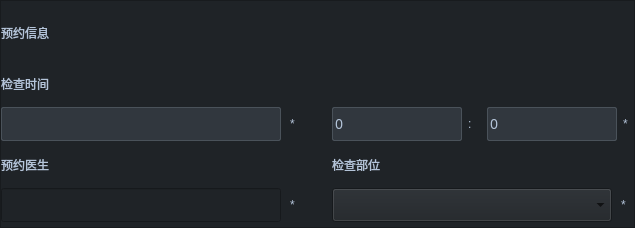
<?xml version="1.0" encoding="UTF-8"?>
<ui version="4.0">
 <class>OrderInfoWidget</class>
 <widget class="QFrame" name="OrderInfoWidget">
  <property name="geometry">
   <rect>
    <x>0</x>
    <y>0</y>
    <width>635</width>
    <height>228</height>
   </rect>
  </property>
  <property name="minimumSize">
   <size>
    <width>635</width>
    <height>0</height>
   </size>
  </property>
  <property name="maximumSize">
   <size>
    <width>635</width>
    <height>373</height>
   </size>
  </property>
  <property name="windowTitle">
   <string>Frame</string>
  </property>
  <property name="styleSheet">
   <string notr="true">background-color: #1F2327;</string>
  </property>
  <property name="frameShape">
   <enum>QFrame::StyledPanel</enum>
  </property>
  <property name="frameShadow">
   <enum>QFrame::Raised</enum>
  </property>
  <layout class="QVBoxLayout" name="verticalLayout">
   <property name="spacing">
    <number>0</number>
   </property>
   <property name="leftMargin">
    <number>0</number>
   </property>
   <property name="topMargin">
    <number>0</number>
   </property>
   <property name="rightMargin">
    <number>0</number>
   </property>
   <property name="bottomMargin">
    <number>0</number>
   </property>
   <item>
    <widget class="QWidget" name="abcWidget" native="true">
     <property name="minimumSize">
      <size>
       <width>0</width>
       <height>60</height>
      </size>
     </property>
     <property name="maximumSize">
      <size>
       <width>16777215</width>
       <height>60</height>
      </size>
     </property>
     <property name="styleSheet">
      <string notr="true"/>
     </property>
     <layout class="QHBoxLayout" name="horizontalLayout_37">
      <property name="spacing">
       <number>0</number>
      </property>
      <property name="leftMargin">
       <number>0</number>
      </property>
      <property name="topMargin">
       <number>0</number>
      </property>
      <property name="rightMargin">
       <number>0</number>
      </property>
      <property name="bottomMargin">
       <number>0</number>
      </property>
      <item>
       <widget class="QLabel" name="MoreInfoLabel_7">
        <property name="styleSheet">
         <string notr="true">QLabel
{
font: 16px &quot;Microsoft YaHei&quot;;
color: #B4C4D9;
}
</string>
        </property>
        <property name="text">
         <string>预约信息</string>
        </property>
       </widget>
      </item>
      <item>
       <spacer name="horizontalSpacer_104">
        <property name="orientation">
         <enum>Qt::Horizontal</enum>
        </property>
        <property name="sizeHint" stdset="0">
         <size>
          <width>40</width>
          <height>20</height>
         </size>
        </property>
       </spacer>
      </item>
     </layout>
    </widget>
   </item>
   <item>
    <layout class="QVBoxLayout" name="allMoreWidget">
     <property name="spacing">
      <number>0</number>
     </property>
     <property name="topMargin">
      <number>0</number>
     </property>
     <property name="bottomMargin">
      <number>0</number>
     </property>
     <item>
      <layout class="QHBoxLayout" name="horizontalLayout_47">
       <property name="spacing">
        <number>31</number>
       </property>
       <property name="leftMargin">
        <number>0</number>
       </property>
       <property name="topMargin">
        <number>0</number>
       </property>
       <property name="bottomMargin">
        <number>0</number>
       </property>
       <item>
        <widget class="QWidget" name="verticalWidget_13" native="true">
         <property name="minimumSize">
          <size>
           <width>300</width>
           <height>80</height>
          </size>
         </property>
         <property name="maximumSize">
          <size>
           <width>300</width>
           <height>80</height>
          </size>
         </property>
         <layout class="QVBoxLayout" name="verticalLayout_17">
          <property name="spacing">
           <number>0</number>
          </property>
          <property name="leftMargin">
           <number>0</number>
          </property>
          <property name="topMargin">
           <number>0</number>
          </property>
          <property name="rightMargin">
           <number>0</number>
          </property>
          <property name="bottomMargin">
           <number>0</number>
          </property>
          <item>
           <layout class="QHBoxLayout" name="horizontalLayout_58">
            <item>
             <widget class="QLabel" name="label_36">
              <property name="minimumSize">
               <size>
                <width>70</width>
                <height>0</height>
               </size>
              </property>
              <property name="maximumSize">
               <size>
                <width>70</width>
                <height>16777215</height>
               </size>
              </property>
              <property name="styleSheet">
               <string notr="true">QLabel
{
font: 16px &quot;Microsoft YaHei&quot;;
color: #B4C4D9;
}
</string>
              </property>
              <property name="text">
               <string>检查时间</string>
              </property>
             </widget>
            </item>
            <item>
             <widget class="QLabel" name="StudyDateWarningLabel">
              <property name="minimumSize">
               <size>
                <width>0</width>
                <height>38</height>
               </size>
              </property>
              <property name="maximumSize">
               <size>
                <width>16777215</width>
                <height>38</height>
               </size>
              </property>
              <property name="styleSheet">
               <string notr="true">QLabel
{
font: 16px &quot;Microsoft YaHei&quot;;
color:rgb(255, 85, 0);
}
</string>
              </property>
              <property name="text">
               <string/>
              </property>
              <property name="alignment">
               <set>Qt::AlignLeading|Qt::AlignLeft|Qt::AlignVCenter</set>
              </property>
              <property name="indent">
               <number>10</number>
              </property>
             </widget>
            </item>
           </layout>
          </item>
          <item>
           <layout class="QHBoxLayout" name="horizontalLayout_59">
            <property name="spacing">
             <number>9</number>
            </property>
            <item>
             <widget class="QLineEdit" name="ScheduledDateEdit">
              <property name="minimumSize">
               <size>
                <width>280</width>
                <height>34</height>
               </size>
              </property>
              <property name="maximumSize">
               <size>
                <width>280</width>
                <height>34</height>
               </size>
              </property>
              <property name="styleSheet">
               <string notr="true">QLineEdit
{
border: 1px solid rgba(74,82,90,1);
border-radius:2px;
background:rgba(118, 133, 154, 0.2);
color:#B4C4D9;
font:normal 14px  Microsoft YaHei;
}
QLineEdit:focus
{
border:3px solid #9dadc1;
border-radius:6px
}
QLineEdit:disabled
{
background:rgba(118, 133, 154, 0.05);
border: 1px solid rgba(74,82,90,0.5);
color: rgba(180, 196, 217, 0.6);
}</string>
              </property>
             </widget>
            </item>
            <item>
             <widget class="QLabel" name="label_38">
              <property name="minimumSize">
               <size>
                <width>10</width>
                <height>0</height>
               </size>
              </property>
              <property name="maximumSize">
               <size>
                <width>10</width>
                <height>16777215</height>
               </size>
              </property>
              <property name="styleSheet">
               <string notr="true">QLabel
{
font: 16px &quot;Microsoft YaHei&quot;;
color: #B4C4D9;
}
</string>
              </property>
              <property name="text">
               <string>*</string>
              </property>
             </widget>
            </item>
           </layout>
          </item>
         </layout>
        </widget>
       </item>
       <item>
        <widget class="QWidget" name="verticalWidget_15" native="true">
         <property name="minimumSize">
          <size>
           <width>300</width>
           <height>80</height>
          </size>
         </property>
         <property name="maximumSize">
          <size>
           <width>300</width>
           <height>80</height>
          </size>
         </property>
         <layout class="QVBoxLayout" name="verticalLayout_21">
          <property name="spacing">
           <number>0</number>
          </property>
          <property name="leftMargin">
           <number>0</number>
          </property>
          <property name="topMargin">
           <number>0</number>
          </property>
          <property name="rightMargin">
           <number>0</number>
          </property>
          <property name="bottomMargin">
           <number>0</number>
          </property>
          <item>
           <layout class="QHBoxLayout" name="horizontalLayout_62">
            <item>
             <widget class="QLabel" name="StudyTimeWarningLabel">
              <property name="minimumSize">
               <size>
                <width>0</width>
                <height>38</height>
               </size>
              </property>
              <property name="maximumSize">
               <size>
                <width>16777215</width>
                <height>38</height>
               </size>
              </property>
              <property name="styleSheet">
               <string notr="true">QLabel
{
font: 16px &quot;Microsoft YaHei&quot;;
color:rgb(255, 85, 0);
}
</string>
              </property>
              <property name="text">
               <string/>
              </property>
              <property name="alignment">
               <set>Qt::AlignLeading|Qt::AlignLeft|Qt::AlignVCenter</set>
              </property>
              <property name="indent">
               <number>10</number>
              </property>
             </widget>
            </item>
           </layout>
          </item>
          <item>
           <layout class="QHBoxLayout" name="horizontalLayout_63">
            <property name="spacing">
             <number>9</number>
            </property>
            <item>
             <widget class="QSpinBox" name="ScheduledHourSpinBox">
              <property name="minimumSize">
               <size>
                <width>130</width>
                <height>34</height>
               </size>
              </property>
              <property name="maximumSize">
               <size>
                <width>130</width>
                <height>34</height>
               </size>
              </property>
              <property name="styleSheet">
               <string notr="true">QSpinBox
{
border: 1px solid rgba(74,82,90,1);
border-radius:2px;
background:rgba(118, 133, 154, 0.2);
color:#B4C4D9;
font:normal 14px  Microsoft YaHei;
}
QSpinBox:focus
{
border:3px solid #9dadc1;
border-radius:6px
}
QSpinBox::up-button,QSpinBox::down-button
{
	width:0px;
}
QSpinBox:disabled
{
background:rgba(118, 133, 154, 0.05);
border: 1px solid rgba(74,82,90,0.5);
color: rgba(180, 196, 217, 0.6);
}</string>
              </property>
              <property name="suffix">
               <string/>
              </property>
              <property name="maximum">
               <number>24</number>
              </property>
             </widget>
            </item>
            <item>
             <widget class="QLabel" name="label_45">
              <property name="minimumSize">
               <size>
                <width>10</width>
                <height>0</height>
               </size>
              </property>
              <property name="maximumSize">
               <size>
                <width>10</width>
                <height>16777215</height>
               </size>
              </property>
              <property name="styleSheet">
               <string notr="true">QLabel
{
font: 16px &quot;Microsoft YaHei&quot;;
color: #B4C4D9;
}
</string>
              </property>
              <property name="text">
               <string>:</string>
              </property>
             </widget>
            </item>
            <item>
             <widget class="QSpinBox" name="ScheduledMinuteSpinBox">
              <property name="minimumSize">
               <size>
                <width>130</width>
                <height>34</height>
               </size>
              </property>
              <property name="maximumSize">
               <size>
                <width>130</width>
                <height>34</height>
               </size>
              </property>
              <property name="styleSheet">
               <string notr="true">QSpinBox
{
border: 1px solid rgba(74,82,90,1);
border-radius:2px;
background:rgba(118, 133, 154, 0.2);
color:#B4C4D9;
font:normal 14px  Microsoft YaHei;
}
QSpinBox:focus
{
border:3px solid #9dadc1;
border-radius:6px
}
QSpinBox::up-button,QSpinBox::down-button
{
	width:0px;
}
QSpinBox:disabled
{
background:rgba(118, 133, 154, 0.05);
border: 1px solid rgba(74,82,90,0.5);
color: rgba(180, 196, 217, 0.6);
}</string>
              </property>
              <property name="suffix">
               <string/>
              </property>
              <property name="maximum">
               <number>60</number>
              </property>
             </widget>
            </item>
            <item>
             <widget class="QLabel" name="label_44">
              <property name="minimumSize">
               <size>
                <width>10</width>
                <height>0</height>
               </size>
              </property>
              <property name="maximumSize">
               <size>
                <width>10</width>
                <height>16777215</height>
               </size>
              </property>
              <property name="styleSheet">
               <string notr="true">QLabel
{
font: 16px &quot;Microsoft YaHei&quot;;
color: #B4C4D9;
}
</string>
              </property>
              <property name="text">
               <string>*</string>
              </property>
             </widget>
            </item>
           </layout>
          </item>
         </layout>
        </widget>
       </item>
      </layout>
     </item>
     <item>
      <layout class="QHBoxLayout" name="horizontalLayout_49">
       <property name="spacing">
        <number>31</number>
       </property>
       <property name="leftMargin">
        <number>0</number>
       </property>
       <property name="topMargin">
        <number>0</number>
       </property>
       <property name="bottomMargin">
        <number>0</number>
       </property>
       <item>
        <widget class="QWidget" name="verticalWidget_16" native="true">
         <property name="minimumSize">
          <size>
           <width>300</width>
           <height>80</height>
          </size>
         </property>
         <property name="maximumSize">
          <size>
           <width>300</width>
           <height>80</height>
          </size>
         </property>
         <layout class="QVBoxLayout" name="verticalLayout_22">
          <property name="spacing">
           <number>0</number>
          </property>
          <property name="leftMargin">
           <number>0</number>
          </property>
          <property name="topMargin">
           <number>0</number>
          </property>
          <property name="rightMargin">
           <number>0</number>
          </property>
          <property name="bottomMargin">
           <number>0</number>
          </property>
          <item>
           <layout class="QHBoxLayout" name="horizontalLayout_66">
            <item>
             <widget class="QLabel" name="label_49">
              <property name="minimumSize">
               <size>
                <width>64</width>
                <height>0</height>
               </size>
              </property>
              <property name="maximumSize">
               <size>
                <width>64</width>
                <height>16777215</height>
               </size>
              </property>
              <property name="styleSheet">
               <string notr="true">QLabel
{
font: 16px &quot;Microsoft YaHei&quot;;
color: #B4C4D9;
}
</string>
              </property>
              <property name="text">
               <string>预约医生</string>
              </property>
             </widget>
            </item>
            <item>
             <widget class="QLabel" name="AttendingDoctorWarningLabel">
              <property name="styleSheet">
               <string notr="true">QLabel
{
font: 16px &quot;Microsoft YaHei&quot;;
color:rgb(255, 85, 0);
}
</string>
              </property>
              <property name="text">
               <string/>
              </property>
              <property name="alignment">
               <set>Qt::AlignLeading|Qt::AlignLeft|Qt::AlignVCenter</set>
              </property>
              <property name="indent">
               <number>10</number>
              </property>
             </widget>
            </item>
           </layout>
          </item>
          <item>
           <layout class="QHBoxLayout" name="horizontalLayout_67">
            <property name="spacing">
             <number>9</number>
            </property>
            <item>
             <widget class="QLineEdit" name="AttendingDoctorEdit">
              <property name="minimumSize">
               <size>
                <width>280</width>
                <height>34</height>
               </size>
              </property>
              <property name="maximumSize">
               <size>
                <width>280</width>
                <height>34</height>
               </size>
              </property>
              <property name="styleSheet">
               <string notr="true">QLineEdit
{
border: 1px solid rgba(74,82,90,1);
border-radius:2px;
background:rgba(118, 133, 154, 0.2);
color:#B4C4D9;
font:normal 14px  Microsoft YaHei;
}
QLineEdit:focus
{
border:3px solid #9dadc1;
border-radius:6px
}
QLineEdit:disabled
{
background:rgba(118, 133, 154, 0.05);
border: 1px solid rgba(74,82,90,0.5);
QSpinBox:disabled
{
background:rgba(118, 133, 154, 0.05);
border: 1px solid rgba(74,82,90,0.5);
color: rgba(180, 196, 217, 0.6);
}
}</string>
              </property>
             </widget>
            </item>
            <item>
             <widget class="QLabel" name="label_51">
              <property name="minimumSize">
               <size>
                <width>10</width>
                <height>0</height>
               </size>
              </property>
              <property name="maximumSize">
               <size>
                <width>10</width>
                <height>16777215</height>
               </size>
              </property>
              <property name="styleSheet">
               <string notr="true">QLabel
{
font: 16px &quot;Microsoft YaHei&quot;;
color: #B4C4D9;
}
</string>
              </property>
              <property name="text">
               <string>*</string>
              </property>
             </widget>
            </item>
           </layout>
          </item>
         </layout>
        </widget>
       </item>
       <item>
        <widget class="QWidget" name="verticalWidget_17" native="true">
         <property name="minimumSize">
          <size>
           <width>300</width>
           <height>80</height>
          </size>
         </property>
         <property name="maximumSize">
          <size>
           <width>300</width>
           <height>80</height>
          </size>
         </property>
         <layout class="QVBoxLayout" name="verticalLayout_23">
          <property name="spacing">
           <number>0</number>
          </property>
          <property name="leftMargin">
           <number>0</number>
          </property>
          <property name="topMargin">
           <number>0</number>
          </property>
          <property name="rightMargin">
           <number>0</number>
          </property>
          <property name="bottomMargin">
           <number>0</number>
          </property>
          <item>
           <layout class="QHBoxLayout" name="horizontalLayout_68">
            <item>
             <widget class="QLabel" name="label_52">
              <property name="minimumSize">
               <size>
                <width>64</width>
                <height>0</height>
               </size>
              </property>
              <property name="maximumSize">
               <size>
                <width>64</width>
                <height>16777215</height>
               </size>
              </property>
              <property name="styleSheet">
               <string notr="true">QLabel
{
font: 16px &quot;Microsoft YaHei&quot;;
color: #B4C4D9;
}
</string>
              </property>
              <property name="text">
               <string>检查部位</string>
              </property>
             </widget>
            </item>
            <item>
             <widget class="QLabel" name="SeriesTypeWarningLabel">
              <property name="styleSheet">
               <string notr="true">QLabel
{
font: 16px &quot;Microsoft YaHei&quot;;
color:rgb(255, 85, 0);
}
</string>
              </property>
              <property name="text">
               <string/>
              </property>
              <property name="alignment">
               <set>Qt::AlignLeading|Qt::AlignLeft|Qt::AlignVCenter</set>
              </property>
              <property name="indent">
               <number>10</number>
              </property>
             </widget>
            </item>
           </layout>
          </item>
          <item>
           <layout class="QHBoxLayout" name="horizontalLayout_69">
            <property name="spacing">
             <number>9</number>
            </property>
            <item>
             <widget class="QComboBox" name="ScanPartBox">
              <property name="minimumSize">
               <size>
                <width>280</width>
                <height>34</height>
               </size>
              </property>
              <property name="maximumSize">
               <size>
                <width>280</width>
                <height>34</height>
               </size>
              </property>
              <property name="styleSheet">
               <string notr="true">QComboBox
{
border: 1px solid rgba(74,82,90,1);
border-radius:2px;
background:rgba(118, 133, 154, 0.2);
color:#B4C4D9;
font:normal 14px  Microsoft YaHei;
}
QComboBox QAbstractItemView::item
{
height: 34px;
}
QComboBox:focus
{
border:3px solid #9dadc1;
border-radius:6px
}
QComboBox::down-arrow
{
image: url(:/CArmWorkStation/ImageSource/Patient/Doc_list_btn_pulldown_nor.png);
height:30px;
width:30px;
}
QComboBox:drop-down
{
subcontrol-origin: padding; 
subcontrol-position: top right;
min-width: 20px;border:none;
}
QListView::item
{
padding-left:30px;
background:0000ff;
color:#ffffff;
font:normal 16px Microsoft YaHei;
}
QComboBox:disabled
{
background:rgba(118, 133, 154, 0.05);
border: 1px solid rgba(74,82,90,0.5);
QSpinBox:disabled
{
background:rgba(118, 133, 154, 0.05);
border: 1px solid rgba(74,82,90,0.5);
color: rgba(180, 196, 217, 0.6);
}
}</string>
              </property>
              <item>
               <property name="text">
                <string/>
               </property>
              </item>
              <item>
               <property name="text">
                <string>四肢</string>
               </property>
              </item>
              <item>
               <property name="text">
                <string>颈部</string>
               </property>
              </item>
              <item>
               <property name="text">
                <string>头部</string>
               </property>
              </item>
              <item>
               <property name="text">
                <string>躯干</string>
               </property>
              </item>
              <item>
               <property name="text">
                <string>心脏</string>
               </property>
              </item>
              <item>
               <property name="text">
                <string>腹部</string>
               </property>
              </item>
              <item>
               <property name="text">
                <string>泌尿系统</string>
               </property>
              </item>
              <item>
               <property name="text">
                <string>软组织</string>
               </property>
              </item>
              <item>
               <property name="text">
                <string>内窥镜</string>
               </property>
              </item>
             </widget>
            </item>
            <item>
             <widget class="QLabel" name="label_54">
              <property name="minimumSize">
               <size>
                <width>10</width>
                <height>0</height>
               </size>
              </property>
              <property name="maximumSize">
               <size>
                <width>10</width>
                <height>16777215</height>
               </size>
              </property>
              <property name="styleSheet">
               <string notr="true">QLabel
{
font: 16px &quot;Microsoft YaHei&quot;;
color: #B4C4D9;
}
</string>
              </property>
              <property name="text">
               <string>*</string>
              </property>
             </widget>
            </item>
           </layout>
          </item>
         </layout>
        </widget>
       </item>
      </layout>
     </item>
    </layout>
   </item>
  </layout>
 </widget>
 <resources>
  <include location="../../CArmWorkStation.qrc"/>
 </resources>
 <connections/>
</ui>
